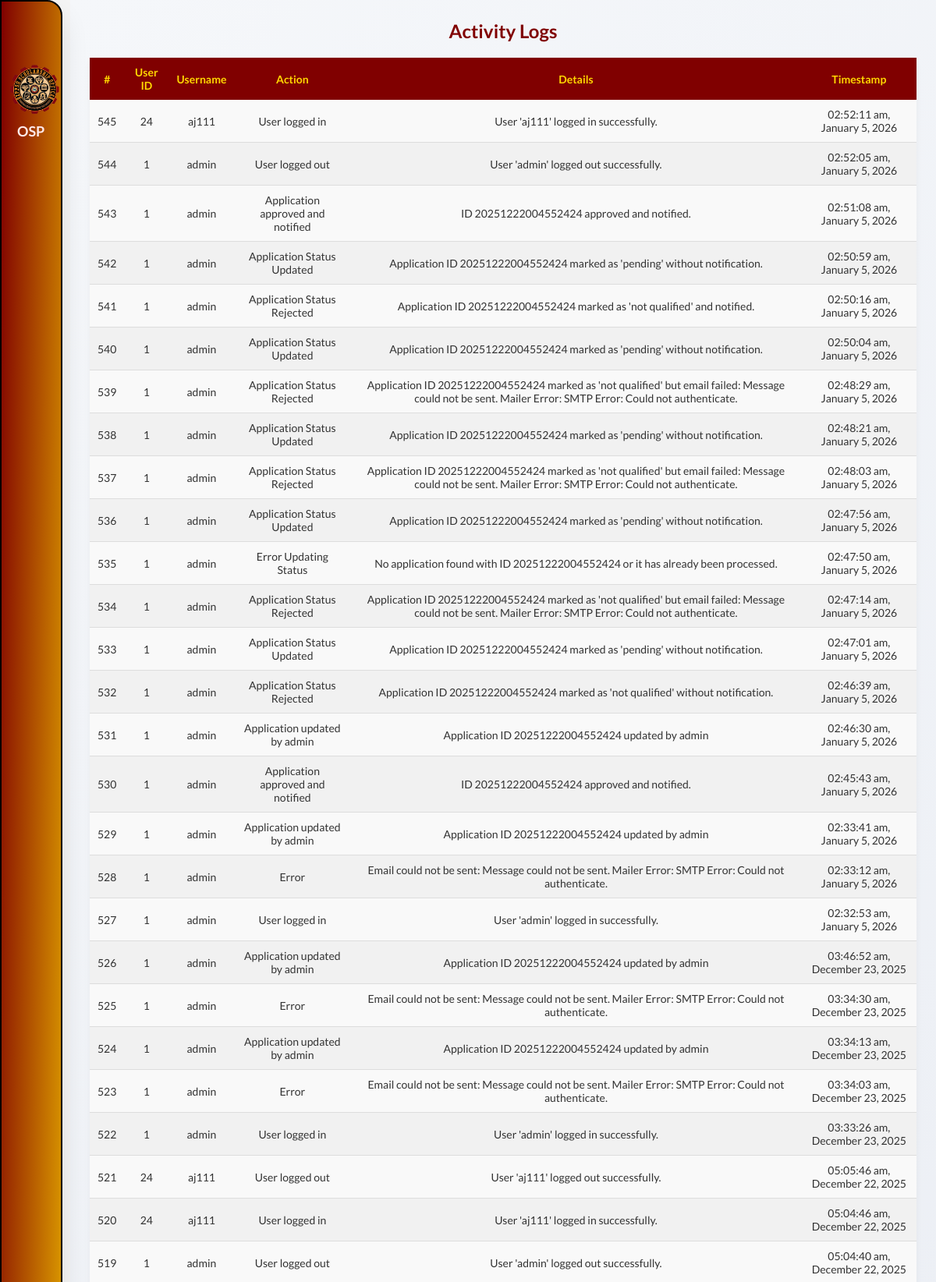
The page /views/logs.php (signed in, upper part) on the database its author committed.
### tables this page shows
CREATE TABLE `logs` (
  `id` int(11) NOT NULL,
  `user_id` int(11) NOT NULL,
  `action` varchar(255) NOT NULL,
  `details` text DEFAULT NULL,
  `timestamp` timestamp NOT NULL DEFAULT current_timestamp()
);

CREATE TABLE `users` (
  `id` int(11) NOT NULL,
  `full_name` varchar(100) NOT NULL,
  `username` varchar(50) NOT NULL,
  `email` varchar(100) NOT NULL,
  `password` varchar(255) NOT NULL,
  `created_at` datetime NOT NULL DEFAULT current_timestamp(),
  `role` varchar(50) NOT NULL
);

### views/logs.php (the view, shortened to what this page needs)
<?php
include '../includes/session.php';
$logs = [];
$sql = "SELECT l.id, l.user_id, u.username, l.action, l.details, l.timestamp
        FROM logs l
        INNER JOIN users u ON l.user_id = u.id
        ORDER BY l.timestamp DESC";
try {
    $stmt = $pdo->prepare($sql);
    $stmt->execute();
    $logs = $stmt->fetchAll(PDO::FETCH_ASSOC);
} catch (Exception $e) {
    echo "Error fetching logs: " . $e->getMessage();
}
?>
<!DOCTYPE html>
<html lang="en">
<head>
    <link rel="stylesheet" href="../css/styles.css?v=<?php echo time(); ?>">
    <link rel="stylesheet" href="../css/preloader.css?v=<?php echo time(); ?>">
    <link rel="stylesheet" href="../css/dashboard.css?v=<?php echo time(); ?>">
    <link rel="stylesheet" href="../css/logs.css?v=<?php echo time(); ?>">
</head>
<body>
    <nav class="stroke" id="sideNav">
        <ul>
            <li>
                <a href="#" class="logo">
                    <div style="display: flex; align-items: center;">
                        <img src="../assets/images/icons/scholarship_seal.png" alt="Scholarship Seal">
                    </div>
                    <span class="nav-item" style="margin-left: 10px;">OSP</span>
                </a>
            </li>
            <?php if ($_SESSION["role"] === 'admin'): ?>
                <li><a href="./dashboard.php"><i class="fas fa-solid fa-gauge"></i></a></li>
                <li><a href="./announcement.php"><i class="fas fa-bullhorn"></i>
                        <span class="nav-item-2">Announcements</span></a>
                </li>
                <li><a href="./scholarship_form.php"><i class="fas fa-solid fa-file"></i></a></li>
                <li><a href="./manage_dropdowns.php"><i class="fas fa-list"></i><span class="nav-item-2">Scholarship Settings</span></a></li>
                <li><a href="./applications.php"><i class="fas fa-solid fa-folder"></i></a></li>
                <li><a href="./logs.php" class="activea"><i class="fas fa-clipboard-list"></i></a></li>
            <?php endif; ?>
            <li></li>
        </ul>
        <button class="toggle-btn" onclick="toggleNav()">
            <i class="fas fa-bars" id="toggle-icon"></i>
        </button>
    </nav>
    <div class="content">
        <h1>Activity Logs</h1>
        <table class="log-table">
            <thead>
                <tr>
                    <th>#</th>
                    <th>User ID</th>
                    <th>Username</th>
                    <th>Action</th>
                    <th>Details</th>
                    <th>Timestamp</th>
                </tr>
            </thead>
            <tbody>
                <?php if (!empty($logs)): ?>
                    <?php foreach ($logs as $log): ?>
                        <tr>
                            <td><?php echo htmlspecialchars($log['id']); ?></td>
                            <td><?php echo htmlspecialchars($log['user_id']); ?></td>
                            <td><?php echo htmlspecialchars($log['username']); ?></td>
                            <td><?php echo htmlspecialchars($log['action']); ?></td>
                            <td><?php echo htmlspecialchars($log['details']); ?></td>
                            <td><?php try {
                                $date = DateTime::createFromFormat('Y-m-d H:i:s', $log['timestamp']);
                                if ($date) {
                                    echo $date->format('h:i:s a, F j, Y');
                                } else {
                                    echo "Invalid date format";
                                }
                            } catch (Exception $e) {
                                echo "Error: " . $e->getMessage();
                            } ?></td>
                        </tr>
                    <?php endforeach; ?>
                <?php else: ?>
                    <tr>
                        <td colspan="7">No logs found.</td>
                    </tr>
                <?php endif; ?>
            </tbody>
        </table>
    </div>
</body>
</html>

### css/styles.css (style rules this page uses)
* { margin: 0; padding: 0; outline: none; border: none; text-decoration: none; box-sizing: border-box; font-family: "Lato", sans-serif; }
body { background: #f4f4f4; overflow-x: hidden; }
.logo { margin-top: 70px; text-align: start; display: flex; flex-direction: column; align-items: start; transition: all 0.5s ease; }
.logo img { width: 65px; height: 65px; margin-bottom: 10px; }
.logo span { font-weight: bold; font-size: 18px; text-align: center; }
nav { position: fixed; top: 0; bottom: 0; left: 0; height: 100%; background: linear-gradient(to bottom right, #800000, #ffd700); width: 80px; overflow: hidden; transition: width 0.3s ease, left 0.3s ease; box-shadow: 0 20px 35px rgba(0, 0, 0, 0.1); z-index: 99999; border-top-right-radius: 20px; border-bottom-right-radius: 20px; border: 2px solid black; }
a { position: relative; color: #ffe9e9 !important; font-size: 14px; display: table; width: 350px; padding: 10px; transition: background 0.3s ease, transform 0.3s ease, color 0.3s ease; font-weight: bold; text-decoration: none !important; }
nav ul li a, nav ul li a:after, nav ul li a:before { transition: all 0.5s; }
nav ul li a i { position: relative; width: 70px; height: 40px; top: 14px; font-size: 20px; text-align: center; }
.nav-item { position: relative; margin-left: 15px; }
.activea { color: #ffd700 !important; font-weight: bold; }
.content { margin-left: 90px; padding: 20px; color: #333; transition: margin-left 0.3s ease; }
.content h1 { font-size: 24px; color: #800000; }
.toggle-btn { position: fixed; top: 15px!important; left: 15px!important; background: transparent; color: #ffd700; border: none; padding: 14px; width: 50px; height: 50px; cursor: pointer; z-index: 1100; font-size: 22px; display: flex; align-items: center; justify-content: center; transition: all 0.3s cubic-bezier(0.175, 0.885, 0.32, 1.275); overflow: hidden; }
.toggle-btn i { display: flex; align-items: center; justify-content: center; width: 100%; height: 100%; }

### css/dashboard.css (style rules this page uses)
:root { --primary-color: #8B0000; --secondary-color: #DBBA00; --success-color: #28a745; --warning-color: #ffc107; --danger-color: #dc3545; --info-color: #17a2b8; --light-color: #f8f9fa; --dark-color: #343a40; --chart-bg: #ffffff; --border-radius: 12px; --box-shadow: 0 4px 20px rgba(0, 0, 0, 0.08); --transition: all 0.3s ease; }
.content { padding: 25px; background: linear-gradient(135deg, #f5f7fa 0%, #e4e8f0 100%); min-height: 100vh; }

### css/logs.css (style rules this page uses)
.content h1 { text-align: center; }
.log-table { width: 100%; border-collapse: collapse; margin: 20px 0; font-size: 14px; background-color: #f9f9f9; border-radius: 8px; box-shadow: 0 4px 8px rgba(0, 0, 0, 0.05); }
.content { overflow: auto; }
.log-table th, .log-table td { padding: 10px; text-align: center; }
.log-table th { background-color: #800000; color: #FFD700; }
.log-table tr:nth-child(even) { background-color: #f1f1f1; }
.log-table td { border-bottom: 1px solid #ddd; }

### rows shown on the page
logs: id "545", user "24", user.username "aj111", action "User logged in", details "User 'aj111' logged in successfully.", timestamp "02:52:11 am, January 5, 2026"
logs: id "544", user "1", user.username "admin", action "User logged out", details "User 'admin' logged out successfully.", timestamp "02:52:05 am, January 5, 2026"
logs: id "543", user "1", user.username "admin", action "Application approved and notified", details "ID 20251222004552424 approved and notified.", timestamp "02:51:08 am, January 5, 2026"
logs: id "542", user "1", user.username "admin", action "Application Status Updated", details "Application ID 20251222004552424 marked as 'pending' without notification.", timestamp "02:50:59 am, January 5, 2026"
logs: id "541", user "1", user.username "admin", action "Application Status Rejected", details "Application ID 20251222004552424 marked as 'not qualified' and notified.", timestamp "02:50:16 am, January 5, 2026"
logs: id "540", user "1", user.username "admin", action "Application Status Updated", details "Application ID 20251222004552424 marked as 'pending' without notification.", timestamp "02:50:04 am, January 5, 2026"
logs: id "539", user "1", user.username "admin", action "Application Status Rejected", details "Application ID 20251222004552424 marked as 'not qualified' but email failed: Message could not be sent. Mailer Error: SMTP Error: Could not authenticate.", timestamp "02:48:29 am, January 5, 2026"
logs: id "538", user "1", user.username "admin", action "Application Status Updated", details "Application ID 20251222004552424 marked as 'pending' without notification.", timestamp "02:48:21 am, January 5, 2026"
logs: id "537", user "1", user.username "admin", action "Application Status Rejected", details "Application ID 20251222004552424 marked as 'not qualified' but email failed: Message could not be sent. Mailer Error: SMTP Error: Could not authenticate.", timestamp "02:48:03 am, January 5, 2026"
logs: id "536", user "1", user.username "admin", action "Application Status Updated", details "Application ID 20251222004552424 marked as 'pending' without notification.", timestamp "02:47:56 am, January 5, 2026"
logs: id "535", user "1", user.username "admin", action "Error Updating Status", details "No application found with ID 20251222004552424 or it has already been processed.", timestamp "02:47:50 am, January 5, 2026"
logs: id "534", user "1", user.username "admin", action "Application Status Rejected", details "Application ID 20251222004552424 marked as 'not qualified' but email failed: Message could not be sent. Mailer Error: SMTP Error: Could not authenticate.", timestamp "02:47:14 am, January 5, 2026"
logs: id "533", user "1", user.username "admin", action "Application Status Updated", details "Application ID 20251222004552424 marked as 'pending' without notification.", timestamp "02:47:01 am, January 5, 2026"
logs: id "532", user "1", user.username "admin", action "Application Status Rejected", details "Application ID 20251222004552424 marked as 'not qualified' without notification.", timestamp "02:46:39 am, January 5, 2026"
logs: id "531", user "1", user.username "admin", action "Application updated by admin", details "Application ID 20251222004552424 updated by admin", timestamp "02:46:30 am, January 5, 2026"
logs: id "530", user "1", user.username "admin", action "Application approved and notified", details "ID 20251222004552424 approved and notified.", timestamp "02:45:43 am, January 5, 2026"
logs: id "529", user "1", user.username "admin", action "Application updated by admin", details "Application ID 20251222004552424 updated by admin", timestamp "02:33:41 am, January 5, 2026"
logs: id "528", user "1", user.username "admin", action "Error", details "Email could not be sent: Message could not be sent. Mailer Error: SMTP Error: Could not authenticate.", timestamp "02:33:12 am, January 5, 2026"
logs: id "527", user "1", user.username "admin", action "User logged in", details "User 'admin' logged in successfully.", timestamp "02:32:53 am, January 5, 2026"
logs: id "526", user "1", user.username "admin", action "Application updated by admin", details "Application ID 20251222004552424 updated by admin", timestamp "03:46:52 am, December 23, 2025"
logs: id "525", user "1", user.username "admin", action "Error", details "Email could not be sent: Message could not be sent. Mailer Error: SMTP Error: Could not authenticate.", timestamp "03:34:30 am, December 23, 2025"
logs: id "524", user "1", user.username "admin", action "Application updated by admin", details "Application ID 20251222004552424 updated by admin", timestamp "03:34:13 am, December 23, 2025"
logs: id "523", user "1", user.username "admin", action "Error", details "Email could not be sent: Message could not be sent. Mailer Error: SMTP Error: Could not authenticate.", timestamp "03:34:03 am, December 23, 2025"
logs: id "522", user "1", user.username "admin", action "User logged in", details "User 'admin' logged in successfully.", timestamp "03:33:26 am, December 23, 2025"
logs: id "521", user "24", user.username "aj111", action "User logged out", details "User 'aj111' logged out successfully.", timestamp "05:05:46 am, December 22, 2025"
logs: id "520", user "24", user.username "aj111", action "User logged in", details "User 'aj111' logged in successfully.", timestamp "05:04:46 am, December 22, 2025"
logs: id "519", user "1", user.username "admin", action "User logged out", details "User 'admin' logged out successfully.", timestamp "05:04:40 am, December 22, 2025"
